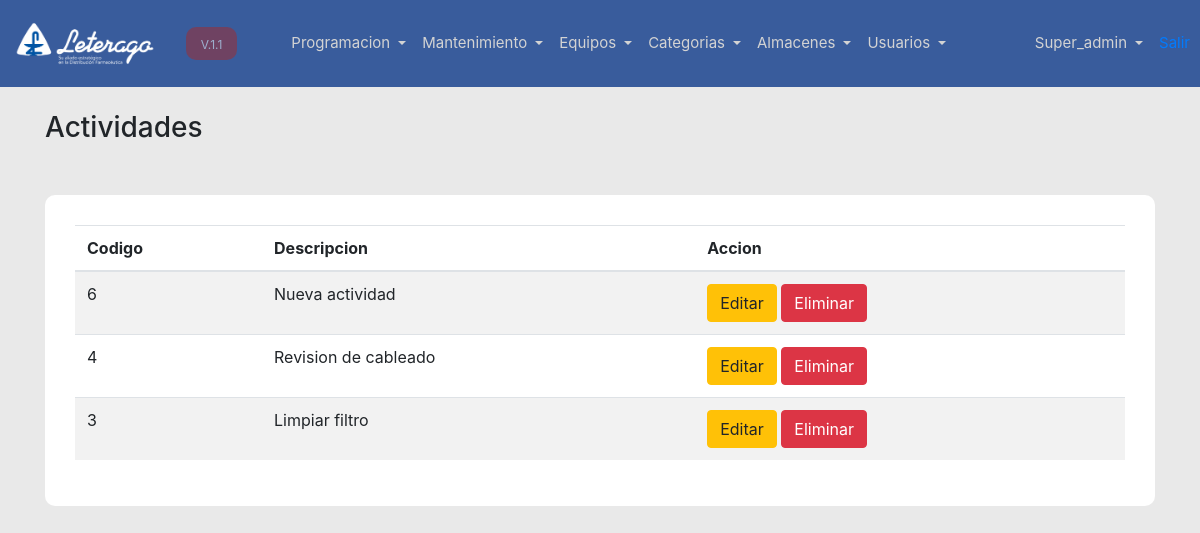
/list_actividades.php (signed in), run on the app's committed database.
### tables this page shows
CREATE TABLE `actividades` (
  `id` int(11) NOT NULL,
  `description` varchar(100) NOT NULL,
  `create_date` timestamp NOT NULL DEFAULT current_timestamp(),
  `create_by` varchar(100) NOT NULL,
  `modify_by` varchar(100) DEFAULT NULL,
  `modify_date` datetime DEFAULT NULL,
  `delete_date` datetime DEFAULT NULL,
  `delete_by` varchar(100) DEFAULT NULL
);

### model/actividades.php (called while the page is built, shortened)
<?php
class Actividades{
    public function list(){
        $conexion = new Kon();
        $con = $conexion->conn();
        $query = "SELECT * FROM actividades where delete_date is null order by id desc";
        $exc_query_exist = $con->query($query);
        return $exc_query_exist;
    }
}
?>

### list_actividades.php (the view, shortened to what this page needs)
<?php
  include("plantilla/menu_top.php");
  include('model/actividades.php');
  $Actividades_instance = new Actividades();
  $actividades = $Actividades_instance->list();
?>
<link rel="stylesheet" href="css/form.css">
<div class="Container">
    <br>
    <h3>Actividades</h3>
    <div class="formularios">
    <table class="table table-striped">
  <thead>
    <tr>
      <th scope="col">Codigo</th>
      <th scope="col">Descripcion</th>
      <th scope="col">Accion</th>
    </tr>
  </thead>
  <tbody>
    <?php
      while($row = mysqli_fetch_assoc($actividades)){
    ?>
    <tr>
      <td><?php echo $row["id"] ?></td>
      <td><?php echo $row["description"] ?></td>
      <td>
            <a href="edit_actividades.php?id=<?php echo $row['id']?>"><button class="btn btn-warning">Editar</button></a>
            <button class="btn btn-danger" data-toggle="modal" data-target="#exampleModal<?php echo $row['id']?>">Eliminar</button>
      </td>
    </tr>
    <?php
      }
    ?>
  </tbody>
</table>
    </div>
</div>

### css/form.css (style rules this page uses)
.formularios { background-color: white; padding: 30px; margin-top: 50px; border-radius: 10px; }

### data on the page
actividades: id "6", description "Nueva actividad"
actividades: id "4", description "Revision de cableado"
actividades: id "3", description "Limpiar filtro"

### other printed values
$_SESSION["usuario_Log_Username"] "Super_admin"
